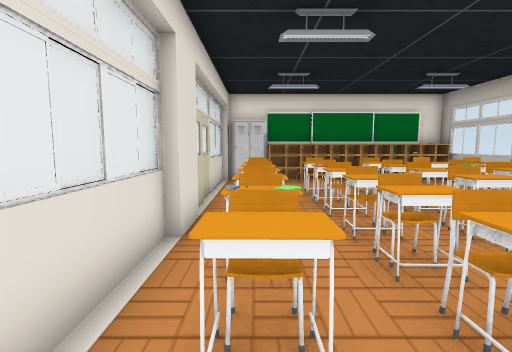
view 1 (above)

12 first-person views from a walk through a scene from a Unity 3-D project. The camera is 1.5 m above the floor, tilts 6° down and sees 85° across. The floor is counted in squares, 1 m on a side. Each view is taken from the middle of a square. On the plan, view 1 faces up. The plan holds only what a view shows up to about 14 squares ahead; the rest is blank. The place goes on beyond the plan. Some surface patterns are stand-ins.

view 2
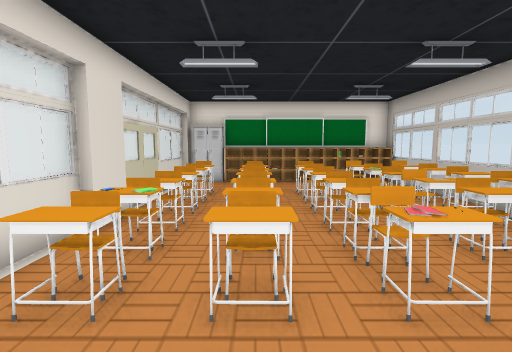

view 3
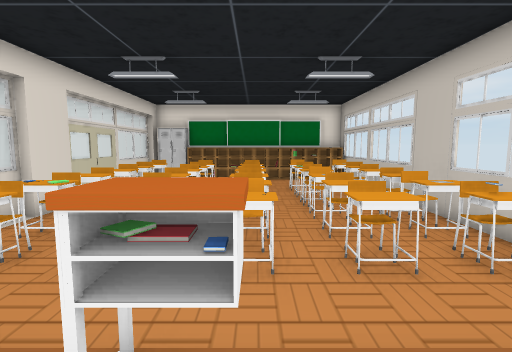

view 4
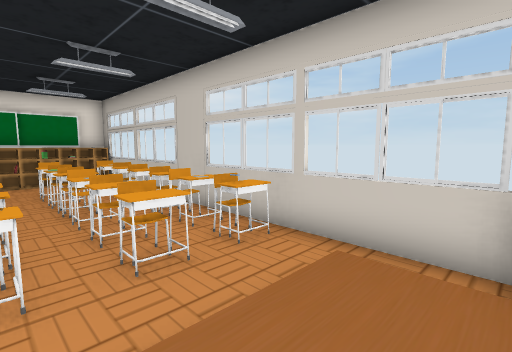

view 5
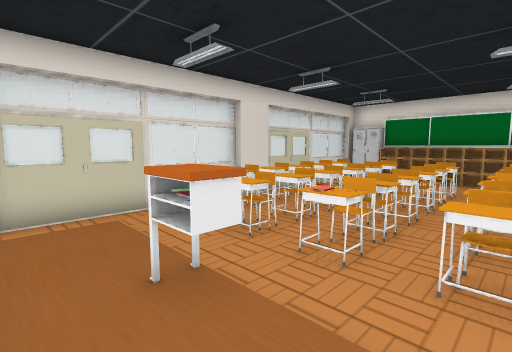

view 6
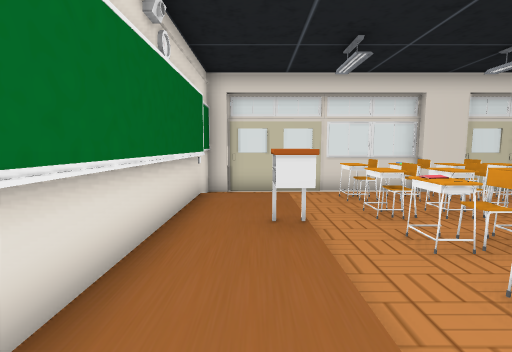

view 7
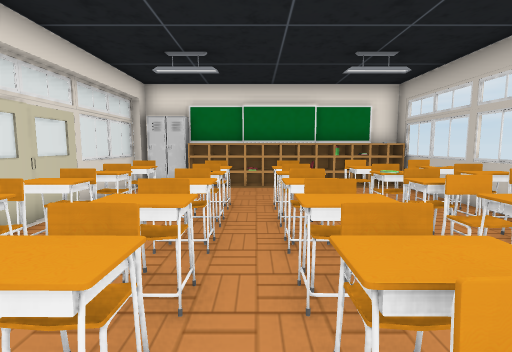

view 8
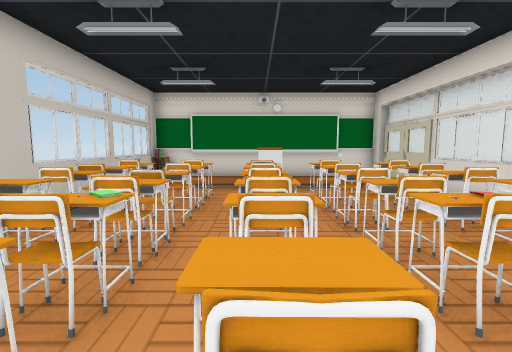

view 9
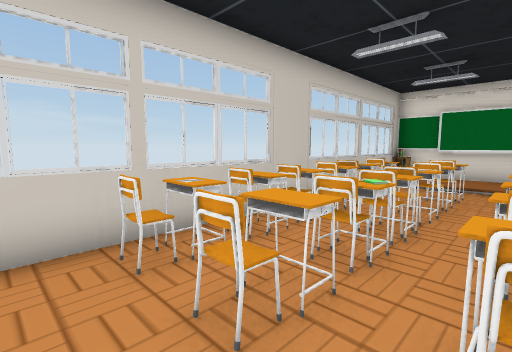

view 10
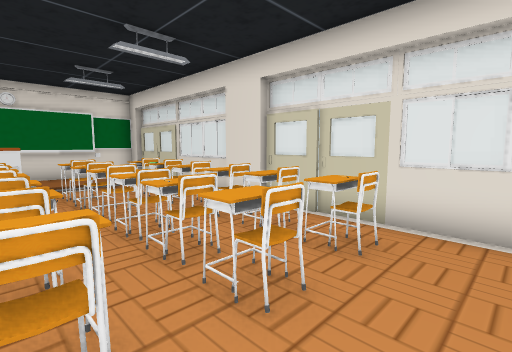

view 11
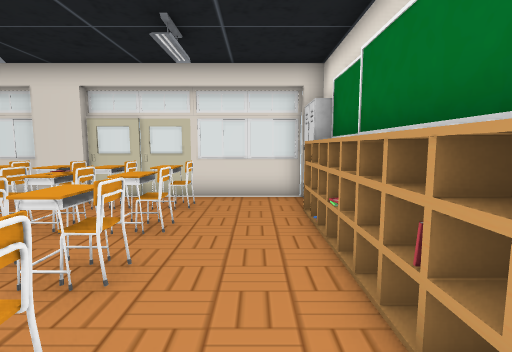

view 12
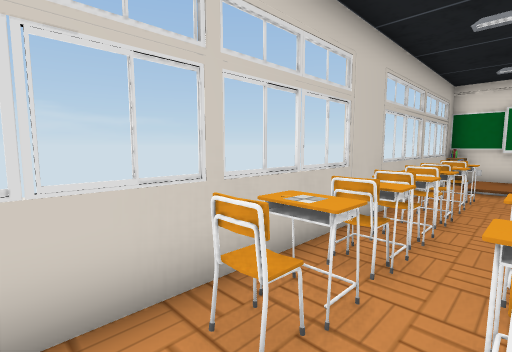

### Floor plan
Key: @ floor where view 1 was taken; # wall or solid block; . main floor; : floor 0.25 m higher than the main floor; / step, stairs or slope; = window, fence, low wall or low ledge; ^ raised ledge; L locker; C chair.
Columns run from 2 left of view 1 to 9 right of it. Each row starts with its distance up from view 1.
 13  #L##
 12 ##L#########
 11 #..........#
 10 #.......CC.#
  9 #.C.C.C#CCC#
  8 #.C.C.C#CCC#
  7 #.C.C.C#CC##
  6 ##C.C.C#CC^#
  5 ##C.C.C#CCC#
  4 #.C.C.C#CCC#
  3 #.^.^.C#^^^#
  2 #.C.C.C#CC^#
  1 #..........#
  0 #.@//^////.#
 -1 #./:::::::.=
 -2 ##/:::::::##
 -3  ##########

Positions as (right, up) in squares from view 1, and headings:
1: (0, 0), facing up
2: (2, -1), facing up
3: (4, -2), facing up
4: (4, -2), facing up-right
5: (6, -2), facing up-left
6: (8, -1), facing left
7: (3, 2), facing up
8: (4, 10), facing down
9: (4, 11), facing down-right
10: (4, 11), facing down-left
11: (7, 11), facing left
12: (6, 11), facing down-right
